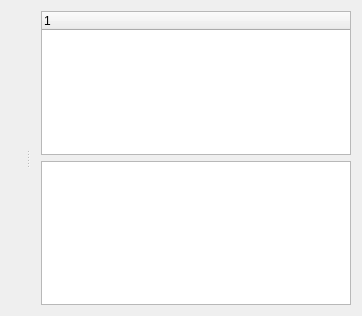
<?xml version="1.0" encoding="UTF-8"?>
<ui version="4.0">
 <class>view_plugin_drawer</class>
 <widget class="CBaseView" name="view_plugin_drawer">
  <property name="geometry">
   <rect>
    <x>0</x>
    <y>0</y>
    <width>362</width>
    <height>316</height>
   </rect>
  </property>
  <property name="windowTitle">
   <string>view_plugin_drawer</string>
  </property>
  <layout class="QGridLayout" name="gridLayout_2">
   <property name="margin">
    <number>0</number>
   </property>
   <item row="0" column="0">
    <widget class="QSplitter" name="splitter">
     <property name="orientation">
      <enum>Qt::Horizontal</enum>
     </property>
     <widget class="QWidget" name="gridLayoutWidget">
      <layout class="QGridLayout" name="gridLayoutCentral"/>
     </widget>
     <widget class="QWidget" name="">
      <layout class="QVBoxLayout" name="verticalLayout">
       <item>
        <widget class="QTreeWidget" name="treeWidget">
         <column>
          <property name="text">
           <string notr="true">1</string>
          </property>
         </column>
        </widget>
       </item>
       <item>
        <widget class="QTableWidget" name="tableWidget"/>
       </item>
      </layout>
     </widget>
    </widget>
   </item>
  </layout>
 </widget>
 <layoutdefault spacing="6" margin="11"/>
 <customwidgets>
  <customwidget>
   <class>CBaseView</class>
   <extends>QWidget</extends>
   <header>cbaseview.h</header>
   <container>1</container>
  </customwidget>
 </customwidgets>
 <resources/>
 <connections/>
</ui>
